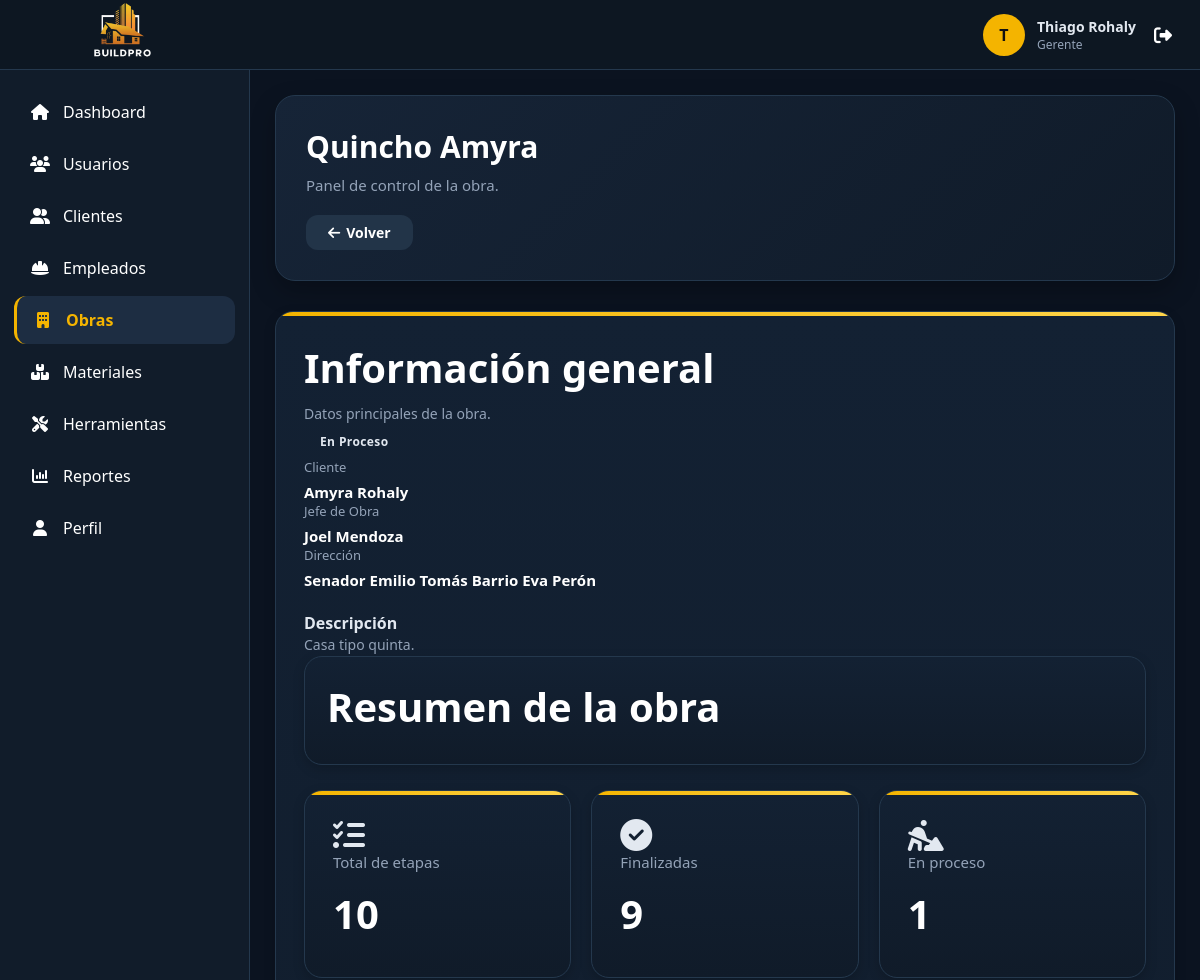
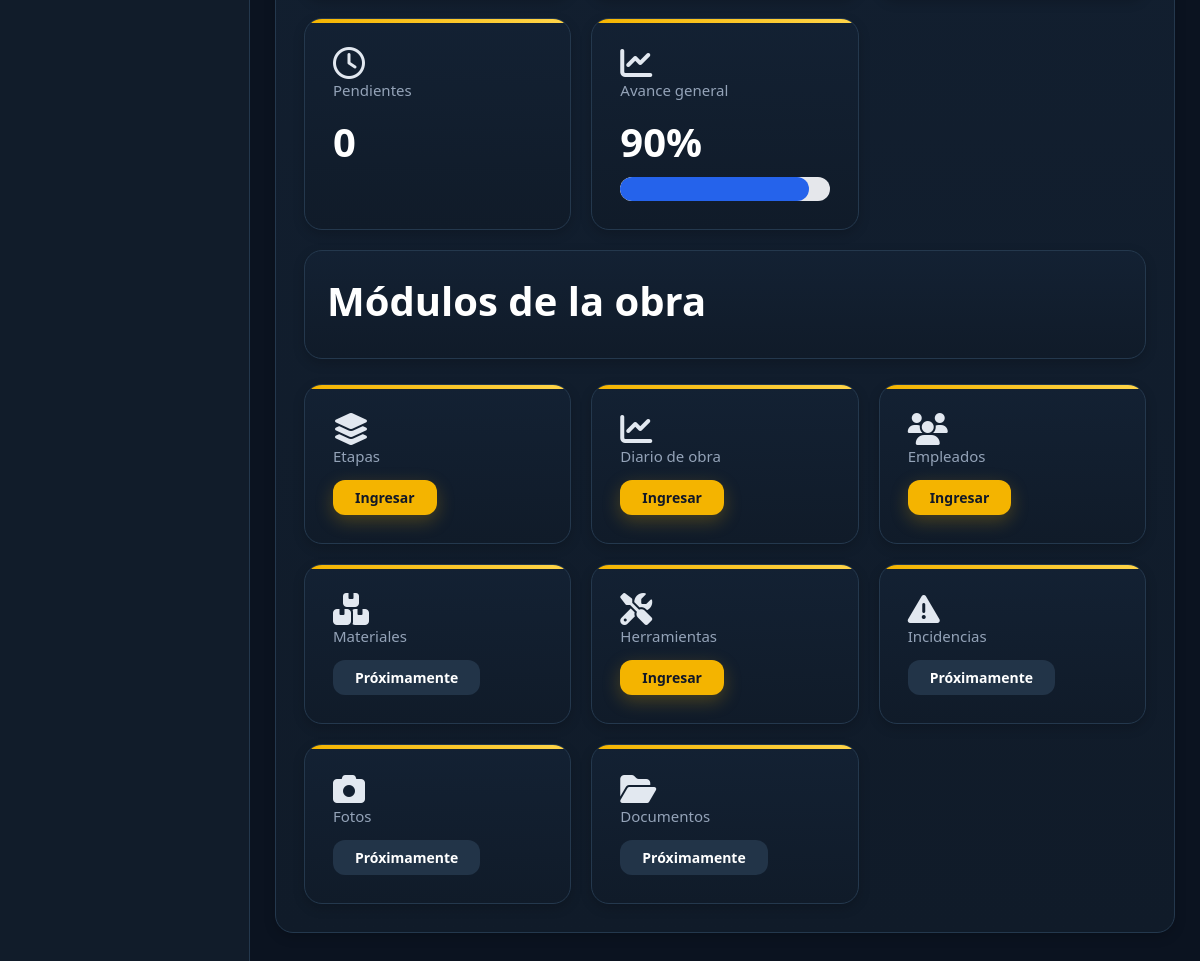
Page /vistas/obras/ver.php?id=9 (signed in) on the committed database (2 pictures, top to bottom).
### tables this page shows
CREATE TABLE `obra` (
  `id_obra` int(11) NOT NULL,
  `id_usuario` int(11) NOT NULL,
  `id_jefe_obra` int(11) DEFAULT NULL,
  `nombre_obra` varchar(150) NOT NULL,
  `direccion` varchar(255) NOT NULL,
  `descripcion` text DEFAULT NULL,
  `fecha_inicio` date DEFAULT NULL,
  `fecha_fin` date DEFAULT NULL,
  `estado` enum('Planificacion','En Proceso','Finalizada','Cancelada','Suspendida') DEFAULT 'Planificacion',
  `activo` tinyint(1) NOT NULL DEFAULT 1
);

CREATE TABLE `usuario` (
  `id_usuario` int(11) NOT NULL,
  `id_rol` int(11) NOT NULL,
  `nombre` varchar(100) NOT NULL,
  `apellido` varchar(100) NOT NULL,
  `documento` varchar(20) DEFAULT NULL,
  `correo` varchar(150) NOT NULL,
  `contraseña` varchar(255) NOT NULL,
  `telefono` varchar(20) DEFAULT NULL,
  `direccion` varchar(255) DEFAULT NULL,
  `salario` decimal(12,2) DEFAULT NULL,
  `fecha_registro` datetime DEFAULT current_timestamp(),
  `estado` tinyint(1) DEFAULT 1 COMMENT '1=Activo, 0=Inactivo'
);

### modelos/Conexion.php (called while the page is built)
<?php
class Conexion {
    private $host = "localhost";
    private $usuario = "root";
    private $password = "";
    private $baseDatos = "constructora";
public function conectar(){
    try {
        $conexion = new PDO(
            "mysql:host=".$this->host.
            ";dbname=".$this->baseDatos.
            ";charset=utf8mb4",
            $this->usuario,
            $this->password
        );
        $conexion->setAttribute(
            PDO::ATTR_ERRMODE,
            PDO::ERRMODE_EXCEPTION
        );
        return $conexion;
    } catch(PDOException $e){
        die("Error de conexión: ".$e->getMessage());
    }
}
}
?>

### modelos/Obra.php (called while the page is built, shortened)
<?php
require_once "Conexion.php";
class Obra
{
    private $conexion;
    public function __construct()
    {
        $db = new Conexion();
        $this->conexion = $db->conectar();
    }
    public function buscarPorId($id)
    {
        $sql = "SELECT
                    o.*,
                    -- Cliente
                    u.nombre AS nombre_cliente,
                    u.apellido AS apellido_cliente,
                    -- Jefe de Obra
                    j.nombre AS nombre_jefe_obra,
                    j.apellido AS apellido_jefe_obra
                FROM obra o
                INNER JOIN usuario u
                    ON o.id_usuario = u.id_usuario
                LEFT JOIN usuario j
                    ON o.id_jefe_obra = j.id_usuario
                WHERE o.id_obra = :id";
        $consulta = $this->conexion->prepare($sql);
        $consulta->bindParam(
            ":id",
            $id,
            PDO::PARAM_INT
        );
        $consulta->execute();
        return $consulta->fetch(PDO::FETCH_ASSOC);
    }
}

### modelos/Etapa.php (called while the page is built, shortened)
<?php
require_once "Conexion.php";
class Etapa
{
    private $conexion;
    public function __construct()
    {
        $db = new Conexion();
        $this->conexion = $db->conectar();
    }
    public function calcularAvance($id_obra)
    {
        $sql = "SELECT
                COUNT(*) AS total,
                SUM(CASE WHEN estado='Finalizada' THEN 1 ELSE 0 END) AS finalizadas
            FROM etapa_obra
            WHERE id_obra = ?";
        $stmt = $this->conexion->prepare($sql);
        $stmt->execute([$id_obra]);
        $resultado = $stmt->fetch(PDO::FETCH_ASSOC);
        return round(
            ($resultado["finalizadas"] / $resultado["total"]) * 100
        );
    }
    public function obtenerResumen($id_obra)
    {
        $sql = "SELECT
                COUNT(*) AS total,
                SUM(CASE WHEN estado='Finalizada' THEN 1 ELSE 0 END) AS finalizadas,
                SUM(CASE WHEN estado='En Proceso' THEN 1 ELSE 0 END) AS proceso,
                SUM(CASE WHEN estado='Pendiente' THEN 1 ELSE 0 END) AS pendientes
            FROM etapa_obra
            WHERE id_obra=?";
        $stmt = $this->conexion->prepare($sql);
        $stmt->execute([$id_obra]);
        $datos = $stmt->fetch(PDO::FETCH_ASSOC);
        return [
            "total" => (int)$datos["total"],
            "finalizadas" => (int)$datos["finalizadas"],
            "proceso" => (int)$datos["proceso"],
            "pendientes" => (int)$datos["pendientes"]
        ];
    }
}

### vistas/obras/ver.php (the view, shortened to what this page needs)
<?php
require_once "../../modelos/Obra.php";
require_once "../../modelos/Etapa.php";
$obra = new Obra();
$id = $_GET["id"] ?? 0;
$detalle = $obra->buscarPorId($id);
$etapa = new Etapa();
$avance = $etapa->calcularAvance($id);
$resumen = $etapa->obtenerResumen($id);
require_once "../../layouts/header.php";
require_once "../../layouts/sidebar.php";
?>
<main class="content">
    <div class="page-header">
        <div>
            <h1 class="page-title">
                <?= htmlspecialchars($detalle["nombre_obra"]) ?>
            </h1>
            <p class="page-subtitle">
                Panel de control de la obra.
            </p>
        </div>
        <a href="index.php" class="btn btn-secondary">
            <i class="fa-solid fa-arrow-left"></i>
            Volver
        </a>
    </div>
    <div class="card" style="margin-bottom: 20px;">
        <div class="card-header">
            <div>
                <h2>
                    Información general
                </h2>
                <p>
                    Datos principales de la obra.
                </p>
            </div>
            <span class="badge">
                <?= htmlspecialchars($detalle["estado"]) ?>
            </span>
        </div>
        <div class="info-grid">
    <div class="info-item">
        <span>
            Cliente
        </span>
        <strong>
            <?= htmlspecialchars(
                $detalle["nombre_cliente"] . " " . $detalle["apellido_cliente"]
            ) ?>
        </strong>
    </div>
    <div class="info-item">
        <span>
            Jefe de Obra
        </span>
        <strong>
            <?php if (!empty($detalle["nombre_jefe_obra"])) { ?>
                <?= htmlspecialchars(
                    $detalle["nombre_jefe_obra"] . " " . $detalle["apellido_jefe_obra"]
                ) ?>
            <?php } else { ?>
                <span style="color: #999;">
                    Sin asignar
                </span>
            <?php } ?>
        </strong>
    </div>
    <div class="info-item">
        <span>
            Dirección
        </span>
        <strong>
            <?= htmlspecialchars($detalle["direccion"]) ?>
        </strong>
    </div>
        <br>
        <strong>
            Descripción
        </strong>
        <p>
            <?= nl2br(htmlspecialchars($detalle["descripcion"])) ?>
        </p>
    </div>
    <div class="toolbar">
        <h2>
            Resumen de la obra
        </h2>
    </div>
    <div class="cards-grid">
        <div class="card">
            <i class="fa-solid fa-list-check fa-2x"></i>
            <h3>
                Total de etapas
            </h3>
            <h2>
                <?= $resumen["total"] ?>
            </h2>
        </div>
        <div class="card">
            <i class="fa-solid fa-circle-check fa-2x"></i>
            <h3>
                Finalizadas
            </h3>
            <h2>
                <?= $resumen["finalizadas"] ?>
            </h2>
        </div>
        <div class="card">
            <i class="fa-solid fa-person-digging fa-2x"></i>
            <h3>
                En proceso
            </h3>
            <h2>
                <?= $resumen["proceso"] ?>
            </h2>
        </div>
        <div class="card">
            <i class="fa-regular fa-clock fa-2x"></i>
            <h3>
                Pendientes
            </h3>
            <h2>
                <?= $resumen["pendientes"] ?>
            </h2>
        </div>
        <div class="card">
            <i class="fa-solid fa-chart-line fa-2x"></i>
            <h3>
                Avance general
            </h3>
            <h2>
                <?= $avance ?>%
            </h2>
            <div class="progress">
                <div
                    class="progress-bar"
                    style="width: <?= $avance ?>%;">
                </div>
            </div>
        </div>
    </div>
    <div class="toolbar" style="margin-top: 20px;">
        <h2>
            Módulos de la obra
        </h2>
    </div>
    <div class="cards-grid">
        <div class="card">
            <i class="fa-solid fa-layer-group fa-2x"></i>
            <h3>
                Etapas
            </h3>
            <a
                href="etapas/index.php?id_obra=<?= $detalle["id_obra"] ?>"
                class="btn btn-primary">
                Ingresar
            </a>
        </div>
        <div class="card">
            <i class="fa-solid fa-chart-line fa-2x"></i>
            <h3>
                Diario de obra
            </h3>
            <a
                href="../../controladores/AvanceController.php?accion=listar&id_obra=<?= $detalle["id_obra"] ?>"
                class="btn btn-primary">
                Ingresar
            </a>
        </div>
        <div class="card">
            <i class="fa-solid fa-users fa-2x"></i>
            <h3>
                Empleados
            </h3>
            <a
                href="../../controladores/EmpleadoObraController.php?accion=listar&id_obra=<?= $detalle["id_obra"] ?>"
                class="btn btn-primary">
                Ingresar
            </a>
        </div>
        <div class="card">
            <i class="fa-solid fa-boxes-stacked fa-2x"></i>
            <h3>
                Materiales
            </h3>
            <a
                href="#"
                class="btn btn-secondary">
                Próximamente
            </a>
        </div>
        <div class="card">
            <i class="fa-solid fa-screwdriver-wrench fa-2x"></i>
            <h3>
                Herramientas
            </h3>
            <a
                href="herramientas/index.php?id_obra=<?= $detalle["id_obra"] ?>"
                class="btn btn-primary">
                Ingresar
            </a>
        </div>
        <div class="card">
            <i class="fa-solid fa-triangle-exclamation fa-2x"></i>
            <h3>
                Incidencias
            </h3>
            <a
                href="#"
                class="btn btn-secondary">
                Próximamente
            </a>
        </div>
        <div class="card">
            <i class="fa-solid fa-camera fa-2x"></i>
            <h3>
                Fotos
            </h3>
            <a
                href="#"
                class="btn btn-secondary">
                Próximamente
            </a>
        </div>
        <div class="card">
            <i class="fa-solid fa-folder-open fa-2x"></i>
            <h3>
                Documentos
            </h3>
            <a
                href="#"
                class="btn btn-secondary">
                Próximamente
            </a>
        </div>
    </div>
</main>
<?php require_once "../../layouts/footer.php"; ?>

### assets/css/layout.css (style rules this page uses)
:root { --bg:#070d14; --surface:#111e2b; --surface-light:#182838; --surface-hover:#223448; --primary:#ffb703; --primary-hover:#fb8500; --text:#ffffff; --text-secondary:#94a3b8; --border:rgba(255,255,255,.08); --sidebar-width:250px; --navbar-height:70px; --radius:14px; --shadow: 0 8px 30px rgba(0,0,0,.25); }
* { margin:0; padding:0; box-sizing:border-box; font-family:"Segoe UI",sans-serif; }
html, body { width:100%; min-height:100%; overflow-x:hidden; }
body { background:var(--bg); color:var(--text); }
.content { margin-left:var(--sidebar-width); margin-top:var(--navbar-height); min-height:calc(100vh - var(--navbar-height)); padding:30px; background:var(--bg); }
.page-title { margin-bottom:25px; }
@media (max-width:1200px) { .content { padding:25px; } }
.content { transition: margin-left .30s ease, width .30s ease, padding .30s ease; }
a { color:inherit; }

### rows in the picture
obra: nombre_obra "Quincho Amyra", estado "En Proceso", id_usuario.apellido "Amyra Rohaly", id_jefe_obra.apellido "Joel Mendoza", direccion "Senador Emilio Tomás Barrio Eva Perón", descripcion "Casa tipo quinta."

### other values in the picture
substr($_SESSION['usuario']['nombre'],0,1) "T"
$_SESSION['usuario']['nombre'] "Thiago"
$_SESSION['usuario']['apellido'] "Rohaly"
$_SESSION['usuario']['rol'] "Gerente"
$item[1] "Dashboard"
$item[1] "Usuarios"
$item[1] "Clientes"
$item[1] "Empleados"
$item[1] "Obras"
$item[1] "Materiales"
$item[1] "Herramientas"
$item[1] "Reportes"
$item[1] "Perfil"
$resumen["total"] "10"
$resumen["finalizadas"] "9"
